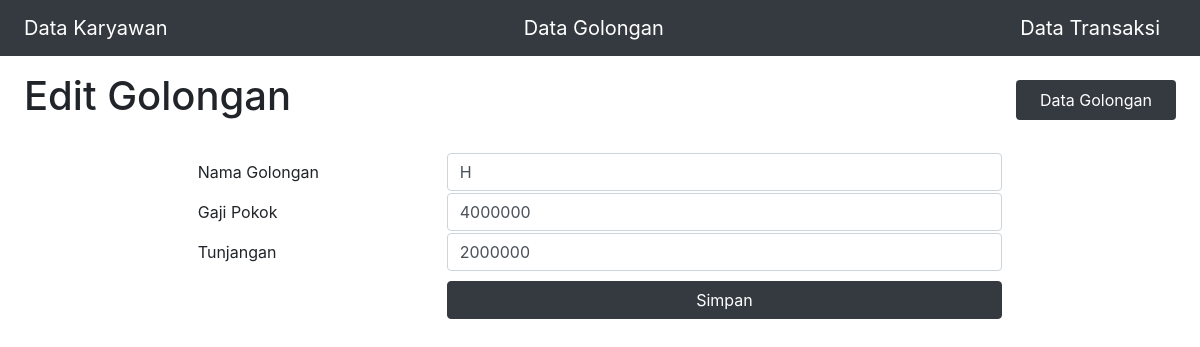
Page /golongan/edit/H on the committed database.
### tables this page shows
CREATE TABLE `gaji` (
  `golongan` char(1) NOT NULL,
  `gajipokok` int(8) NOT NULL,
  `tunjangan` int(8) NOT NULL
);

### application/controllers/Golongan.php (called while the page is built, shortened)
<?php
class Golongan extends CI_Controller
{
    public function edit($id)
    {
        $query = $this->db->get_where('gaji', array('golongan' => $id));
        $golongan = $query->result()[0];
        $data['golongan'] = $golongan;
        $data['title'] = 'Edit Golongan';
        $data['id'] = $id;
        $this->load->helper('url');
        $this->load->view('layouts/header', $data);
        $this->load->view('layouts/menu');
        $this->load->view('edit-golongan', $data);
        $this->load->view('layouts/footer');
    }
}

### index.php (called while the page is built, shortened)
<?php
require_once BASEPATH.'core/CodeIgniter.php';

### application/views/edit-golongan.php (the view)
<div class="mt-5 p-4 d-flex align-items-center justify-content-between">
    <h1><?= $title; ?></h1>
    <a href=<?= base_url('/golongan') ?> class="bg-dark text-white py-2 px-4 rounded">Data Golongan</a>
</div>
<form action=<?= base_url('golongan/action_edit') ?> method="POST">
    <div class="px-4 d-flex justify-content-center">
        <table width="70%">
            <tr>
                <td>Nama Golongan</td>
                <td><input type="text" name="golongan" class="form-control" id="exampleFormControlInput1" placeholder="Masukkan nama golongan" value=<?= $golongan->golongan; ?>></td>
            </tr>
            <tr>
                <td>Gaji Pokok</td>
                <td><input type="number" name="gajipokok" class="form-control" id="exampleFormControlInput1" placeholder="Masukkan gaji pokok" value=<?= $golongan->gajipokok; ?>></td>
            </tr>
            <tr>
                <td>Tunjangan</td>
                <td><input type="number" name="tunjangan" class="form-control" id="exampleFormControlInput1" placeholder="Masukkan tunjangan" value=<?= $golongan->tunjangan; ?>></td>
            </tr>
            <tr>
                <td></td>
                <td>
                    <button class="btn btn-dark mt-2 w-100" type="submit">Simpan</button>
                </td>
            </tr>
        </table>
    </div>
</form>

### rows in the picture
gaji: golongan "H", gajipokok "4000000", tunjangan "2000000"

### other values in the picture
$title "Edit Golongan"
